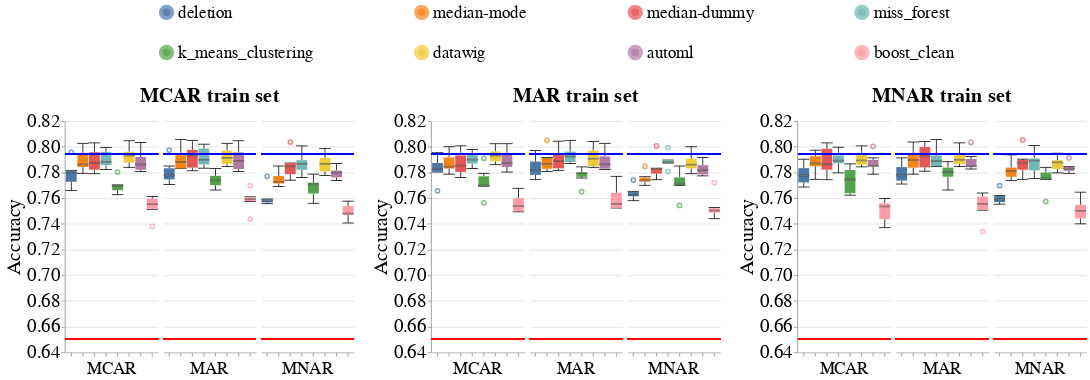

Source (notebook cell):
### Code cell
create_box_plots_for_diff_imputers_v2(dataset_name=DATASET_NAME,
                                      model_name='gandalf_clf',
                                      metric_name='accuracy',
                                      db_client=db_client)

### Figure 1 — Vega-Lite specification as saved in the notebook (floating-point values rounded to 4 significant figures; data arrays with more than 128 entries replaced by an {"elided": "..."} marker saying what was removed)
{"config": {"view": {"continuousWidth": 400, "continuousHeight": 300, "stroke": null}, "axis": {"labelFontSize": 24, "labelFontWeight": "normal", "titleFontSize": 26, "titleFontWeight": "normal"}, "facet": {"spacing": 5}, "header": {"labelFontSize": 22, "labelOrient": "bottom", "labelPadding": 5, "titleFontSize": 26}, "legend": {"columns": 4, "direction": "horizontal", "labelFontSize": 22, "labelLimit": 400, "orient": "top", "symbolOffset": 120, "symbolStrokeWidth": 10, "titleAnchor": "middle", "titleFontSize": 24, "titleLimit": 300}, "title": {"fontSize": 26}}, "hconcat": [{"facet": {"column": {"field": "Test_Injection_Strategy", "sort": ["MCAR", "MAR", "MNAR"], "title": "MCAR train set", "type": "nominal"}}, "spec": {"layer": [{"mark": {"type": "boxplot", "median": {"stroke": "black", "strokeWidth": 0.7}, "ticks": true}, "encoding": {"color": {"field": "Null_Imputer_Name", "sort": ["deletion", "median-mode", "median-dummy", "miss_forest", "k_means_clustering", "datawig", "automl", "boost_clean"], "title": null, "type": "nominal"}, "x": {"axis": {"labels": false}, "field": "Null_Imputer_Name", "sort": ["deletion", "median-mode", "median-dummy", "miss_forest", "k_means_clustering", "datawig", "automl", "boost_clean"], "title": null, "type": "nominal"}, "y": {"field": "Metric_Value", "scale": {"zero": false}, "title": "Accuracy", "type": "quantitative"}}}, {"mark": "rule", "encoding": {"color": {"value": "blue"}, "size": {"value": 2}, "y": {"field": "Baseline_Median", "type": "quantitative"}}}, {"mark": "rule", "encoding": {"color": {"value": "red"}, "size": {"value": 2}, "y": {"field": "Base_Rate", "type": "quantitative"}}}], "width": 120}}, {"data": {"name": "data-4530a6dff0ed9d4f71565cf79208efe8"}, "facet": {"column": {"field": "Test_Injection_Strategy", "sort": ["MCAR", "MAR", "MNAR"], "title": "MAR train set", "type": "nominal"}}, "spec": {"layer": [{"mark": {"type": "boxplot", "median": {"stroke": "black", "strokeWidth": 0.7}, "ticks": true}, "encoding": {"color": {"field": "Null_Imputer_Name", "sort": ["deletion", "median-mode", "median-dummy", "miss_forest", "k_means_clustering", "datawig", "automl", "boost_clean"], "title": null, "type": "nominal"}, "x": {"axis": {"labels": false}, "field": "Null_Imputer_Name", "sort": ["deletion", "median-mode", "median-dummy", "miss_forest", "k_means_clustering", "datawig", "automl", "boost_clean"], "title": null, "type": "nominal"}, "y": {"field": "Metric_Value", "scale": {"zero": false}, "title": "Accuracy", "type": "quantitative"}}}, {"mark": "rule", "encoding": {"color": {"value": "blue"}, "size": {"value": 2}, "y": {"field": "Baseline_Median", "type": "quantitative"}}}, {"mark": "rule", "encoding": {"color": {"value": "red"}, "size": {"value": 2}, "y": {"field": "Base_Rate", "type": "quantitative"}}}], "width": 120}}, {"data": {"name": "data-3c8a2dd9c100de42118ace765f6904e3"}, "facet": {"column": {"field": "Test_Injection_Strategy", "sort": ["MCAR", "MAR", "MNAR"], "title": "MNAR train set", "type": "nominal"}}, "spec": {"layer": [{"mark": {"type": "boxplot", "median": {"stroke": "black", "strokeWidth": 0.7}, "ticks": true}, "encoding": {"color": {"field": "Null_Imputer_Name", "sort": ["deletion", "median-mode", "median-dummy", "miss_forest", "k_means_clustering", "datawig", "automl", "boost_clean"], "title": null, "type": "nominal"}, "x": {"axis": {"labels": false}, "field": "Null_Imputer_Name", "sort": ["deletion", "median-mode", "median-dummy", "miss_forest", "k_means_clustering", "datawig", "automl", "boost_clean"], "title": null, "type": "nominal"}, "y": {"field": "Metric_Value", "scale": {"zero": false}, "title": "Accuracy", "type": "quantitative"}}}, {"mark": "rule", "encoding": {"color": {"value": "blue"}, "size": {"value": 2}, "y": {"field": "Baseline_Median", "type": "quantitative"}}}, {"mark": "rule", "encoding": {"color": {"value": "red"}, "size": {"value": 2}, "y": {"field": "Base_Rate", "type": "quantitative"}}}], "width": 120}}], "data": {"name": "data-f6b1d45fb2d4a40a373c4ebe69e67b0e"}, "resolve": {"scale": {"y": "shared"}}, "$schema": "https://vega.github.io/schema/vega-lite/v4.17.0.json", "datasets": {"data-f6b1d45fb2d4a40a373c4ebe69e67b0e": {"elided": "144 records"}, "data-4530a6dff0ed9d4f71565cf79208efe8": {"elided": "144 records"}, "data-3c8a2dd9c100de42118ace765f6904e3": {"elided": "144 records"}}}
